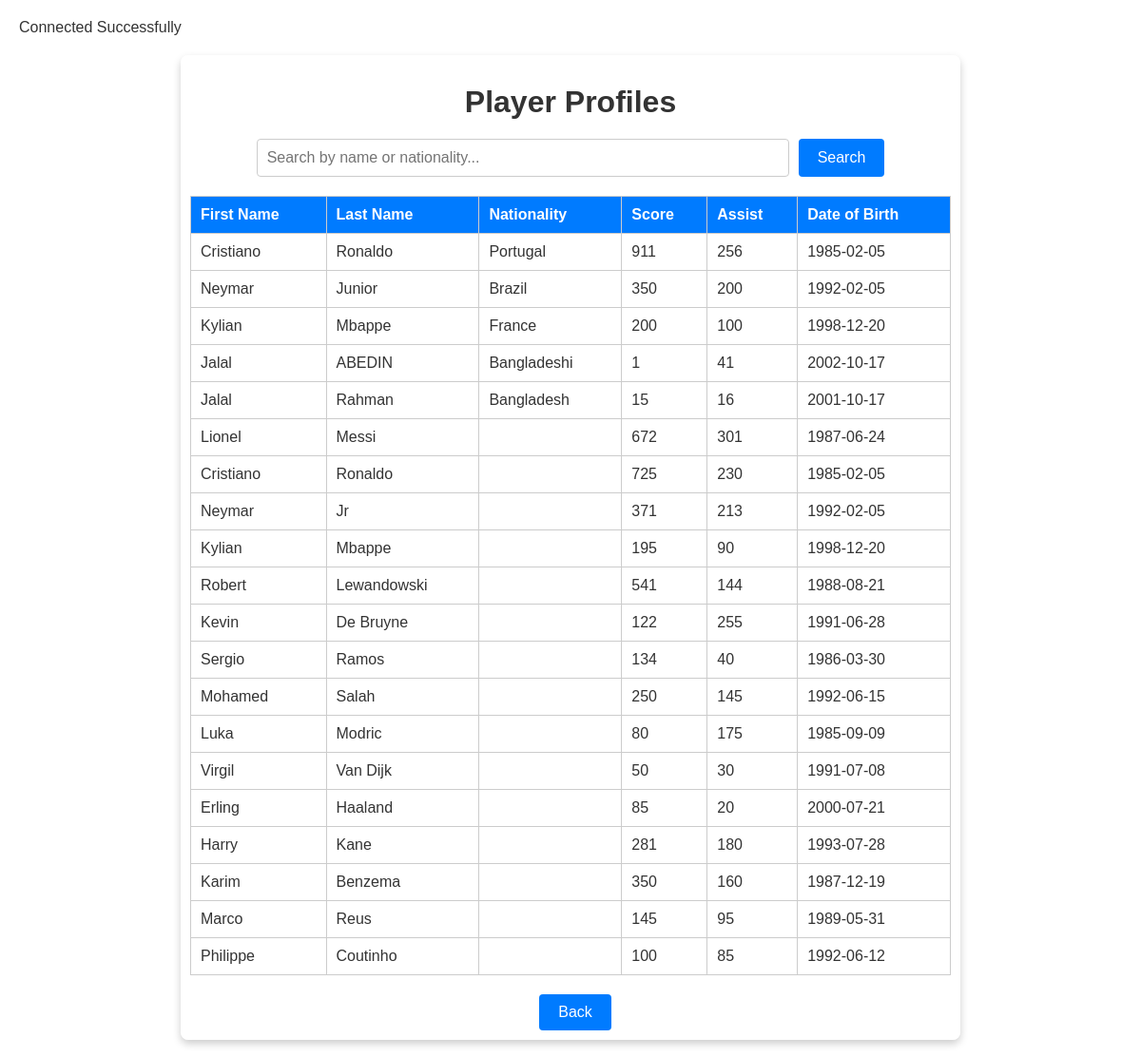
/project/dashboard/player_profile.php, run on the app's committed database.
### tables this page shows
CREATE TABLE `players` (
  `p_id` int(11) NOT NULL,
  `first_name` varchar(50) NOT NULL,
  `last_name` varchar(50) NOT NULL,
  `nationality` varchar(50) NOT NULL,
  `score` int(11) DEFAULT 0,
  `assist` int(11) DEFAULT 0,
  `date_of_birth` date NOT NULL
);

### project/dashboard/player_profile.php (the view, shortened to what this page needs)
<?php
include '../connection/connection.php';
$search = "";
$players = [];
if (isset($_POST['search']) && !empty($_POST['search'])) {
    $search = $_POST['search'];
    $search = $conn->real_escape_string($search);
    $sql = "SELECT * FROM players WHERE
                first_name LIKE '%$search%' OR
                last_name LIKE '%$search%' OR
                nationality LIKE '%$search%'";
} else {
    $sql = "SELECT * FROM players";
}
$result = $conn->query($sql);
if ($result && $result->num_rows > 0) {
    while ($row = $result->fetch_assoc()) {
        $players[] = $row;
    }
}
?>
<!DOCTYPE html>
<html lang="en">
<head>
</head>
<body>
    <div class="container">
        <h1>Player Profiles</h1>
        <form method="POST" action="">
            <input type="text" name="search" placeholder="Search by name or nationality..." value="<?php echo htmlspecialchars($search); ?>">
            <button type="submit">Search</button>
        </form>
        <?php if (count($players) > 0): ?>
            <table>
                <thead>
                    <tr>
                        <th>First Name</th>
                        <th>Last Name</th>
                        <th>Nationality</th>
                        <th>Score</th>
                        <th>Assist</th>
                        <th>Date of Birth</th>
                    </tr>
                </thead>
                <tbody>
                    <?php foreach ($players as $player): ?>
                        <tr>
                            <td><?php echo htmlspecialchars($player['first_name']); ?></td>
                            <td><?php echo htmlspecialchars($player['last_name']); ?></td>
                            <td><?php echo htmlspecialchars($player['nationality']); ?></td>
                            <td><?php echo htmlspecialchars($player['score']); ?></td>
                            <td><?php echo htmlspecialchars($player['assist']); ?></td>
                            <td><?php echo htmlspecialchars($player['date_of_birth']); ?></td>
                        </tr>
                    <?php endforeach; ?>
                </tbody>
            </table>
        <?php else: ?>
            <p style="text-align: center;">No players found.</p>
        <?php endif; ?>
        <div class="back-button">
            <button onclick="history.back()">Back</button>
        </div>
    </div>
</body>
</html>

### project/dashboard/player_profile.php (style rules this page uses)
body { font-family: Arial, sans-serif; margin: 0; padding: 20px; background: url('player_pro2.jpg') no-repeat center center/cover; color: #333; }
.container { max-width: 800px; margin: 20px auto; padding: 10px; border-radius: 8px; box-shadow: 0 4px 8px rgba(0, 0, 0, 0.2); background: rgba(255, 255, 255, 0.8); }
h1 { text-align: center; margin-bottom: 20px; }
form { display: flex; justify-content: center; margin-bottom: 20px; }
input[type="text"] { width: 70%; padding: 10px; border: 1px solid #ccc; border-radius: 4px; font-size: 16px; }
button { padding: 10px 20px; border: none; background-color: #007BFF; color: white; font-size: 16px; border-radius: 4px; margin-left: 10px; cursor: pointer; }
.back-button { margin-top: 20px; display: flex; justify-content: center; }
table { width: 100%; border-collapse: collapse; margin-top: 20px; }
th, td { text-align: left; padding: 10px; border: 1px solid #ccc; }
th { background-color: #007BFF; color: white; }

### data on the page
players: first_name "Cristiano", last_name "Ronaldo", nationality "Portugal", score "911", assist "256", date_of_birth "1985-02-05"
players: first_name "Neymar", last_name "Junior", nationality "Brazil", score "350", assist "200", date_of_birth "1992-02-05"
players: first_name "Kylian", last_name "Mbappe", nationality "France", score "200", assist "100", date_of_birth "1998-12-20"
players: first_name "Jalal", last_name "ABEDIN", nationality "Bangladeshi", score "1", assist "41", date_of_birth "2002-10-17"
players: first_name "Jalal", last_name "Rahman", nationality "Bangladesh", score "15", assist "16", date_of_birth "2001-10-17"
players: first_name "Lionel", last_name "Messi", score "672", assist "301", date_of_birth "1987-06-24"
players: first_name "Cristiano", last_name "Ronaldo", score "725", assist "230", date_of_birth "1985-02-05"
players: first_name "Neymar", last_name "Jr", score "371", assist "213", date_of_birth "1992-02-05"
players: first_name "Kylian", last_name "Mbappe", score "195", assist "90", date_of_birth "1998-12-20"
players: first_name "Robert", last_name "Lewandowski", score "541", assist "144", date_of_birth "1988-08-21"
players: first_name "Kevin", last_name "De Bruyne", score "122", assist "255", date_of_birth "1991-06-28"
players: first_name "Sergio", last_name "Ramos", score "134", assist "40", date_of_birth "1986-03-30"
players: first_name "Mohamed", last_name "Salah", score "250", assist "145", date_of_birth "1992-06-15"
players: first_name "Luka", last_name "Modric", score "80", assist "175", date_of_birth "1985-09-09"
players: first_name "Virgil", last_name "Van Dijk", score "50", assist "30", date_of_birth "1991-07-08"
players: first_name "Erling", last_name "Haaland", score "85", assist "20", date_of_birth "2000-07-21"
players: first_name "Harry", last_name "Kane", score "281", assist "180", date_of_birth "1993-07-28"
players: first_name "Karim", last_name "Benzema", score "350", assist "160", date_of_birth "1987-12-19"
players: first_name "Marco", last_name "Reus", score "145", assist "95", date_of_birth "1989-05-31"
players: first_name "Philippe", last_name "Coutinho", score "100", assist "85", date_of_birth "1992-06-12"
